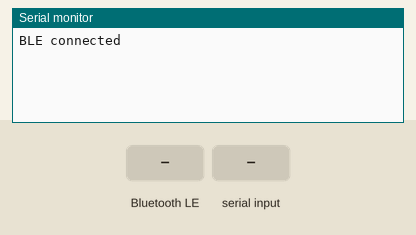
Simulated run of this sketch. Board: Arduino Nano 33 IoT. Shown: the last lines printed to the serial monitor. The test bench sets the inputs (shaded band). Nothing arrives over Bluetooth unless stated; a phone connects over Bluetooth LE 3 s after start.

Above: at 3.8 s.
3.9 s: Bluetooth LE write "CONNECTED" received
At 4.9 s:
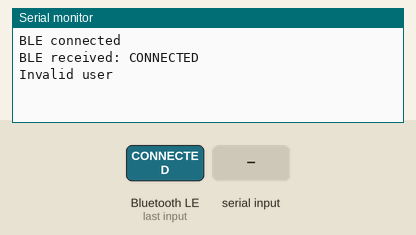
5.4 s: "CONNECTED\n" received over Serial
At 6.2 s:
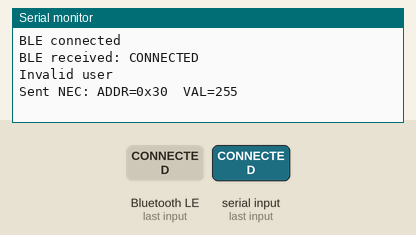
6.9 s: Bluetooth LE write "WINTER" received
At 8.1 s:
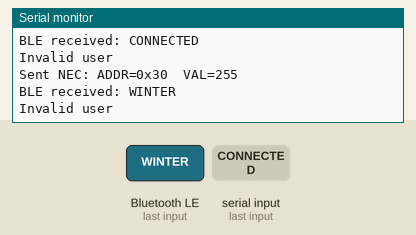
8.4 s: Bluetooth LE write "SUMMER" received
At 9.6 s:
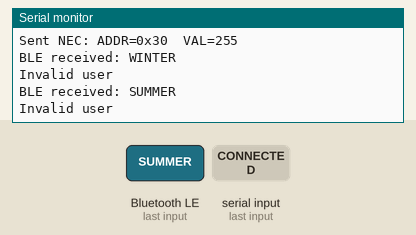
9.9 s: Bluetooth LE write "SPRING" received
At 10.8 s:
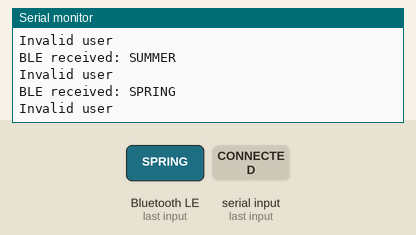
11.4 s: Bluetooth LE write "MAN" received
At 12.5 s:
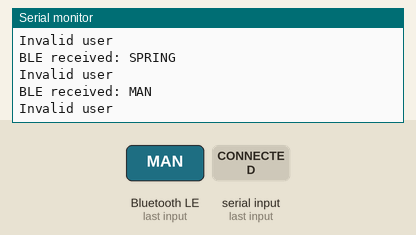

Measured:
- after the input at 3.9 s, the serial monitor: prints a new line at once (image 1)
- after the input at 5.4 s, the serial monitor: prints a new line after 0.09 s (image 2)
- after the input at 6.9 s, the serial monitor: prints a new line at once (image 3)
- after the input at 8.4 s, the serial monitor: prints a new line at once (image 4)
- after the input at 9.9 s, the serial monitor: prints a new line at once (image 5)
- after the input at 11.4 s, the serial monitor: prints a new line at once (image 6)

The sketch:

R4_Transmitter_final.ino
```cpp
#define IR_SEND_PIN 3


#include <ArduinoBLE.h>
#include <IRremote.hpp>


// NEC addresses for each component
const uint8_t ADDR_CONNECTED = 0x30;
const uint8_t ADDR_LIGHT = 0x31;
const uint8_t ADDR_RED   = 0x32;
const uint8_t ADDR_GREEN = 0x33;
const uint8_t ADDR_BLUE  = 0x34;
const uint8_t ADDR_FAN   = 0x35;


const uint8_t FAN_LEVEL_OFF   = 0;
const uint8_t FAN_LEVEL_LOW   = 160;
const uint8_t FAN_LEVEL_MEDIUM   = 200;
const uint8_t FAN_LEVEL_HIGH   = 255;

BLEService userService("19B10000-E8F2-537E-4F6C-D104768A1214");
BLEStringCharacteristic userCharacteristic("19B10001-E8F2-537E-4F6C-D104768A1214",BLERead | BLEWrite, 20);


struct Season {
  uint8_t light;
  uint8_t r;
  uint8_t g;
  uint8_t b;
  uint8_t fan;
};

struct UserProfile {
  const char* id;
  const char* name;
  Season winter;
  Season summer;
  Season spring;
};


UserProfile profiles[] = {
  { "default", "Defualt",
    {255, 100, 130, 255, FAN_LEVEL_OFF},
    {255, 255, 120, 0, FAN_LEVEL_HIGH},
    {255, 0, 255, 127, FAN_LEVEL_MEDIUM}
  },
  { "uvais", "Dr. Uvais",
    {255, 0, 128, 128, FAN_LEVEL_OFF},
    {70, 75, 0, 130, FAN_LEVEL_HIGH},
    {200, 255, 0, 255, FAN_LEVEL_MEDIUM}
  },
  { "mohamad", "Mohamad",
    {185, 127, 255, 0, FAN_LEVEL_LOW},
    {255, 227, 66, 52, FAN_LEVEL_HIGH},
    {170, 223, 115, 255, FAN_LEVEL_HIGH}
  },
  { "abdelaziz", "Abdelaziz",
    {190, 150, 255, 180, FAN_LEVEL_MEDIUM},
    {195, 255, 160, 100, FAN_LEVEL_HIGH},
    {235, 80, 200, 200, FAN_LEVEL_LOW}
  },
  { "moaz", "Moaz",
    {50, 255, 0, 0, FAN_LEVEL_LOW},
    {255, 0, 255, 0, FAN_LEVEL_HIGH},
    {160, 0, 0, 255, FAN_LEVEL_HIGH}
  },
  { "zaid", "Zaid",
    {180, 200, 255, 120, FAN_LEVEL_OFF},
    {245, 128, 0, 128, FAN_LEVEL_MEDIUM},
    {50, 150, 220, 255, FAN_LEVEL_OFF}
  }
};

int NUM_PROFILES = sizeof(profiles) / sizeof(profiles[0]);
int currentUser = 0;

// Sending an NEC packet
void sendPacket(uint8_t address, uint8_t value) {
  IrSender.sendNEC(address, value, 0); // IR transmits
  Serial.print("Sent NEC: ADDR=0x");
  Serial.print(address, HEX);
  Serial.print("  VAL=");
  Serial.println(value);
  delay(150);//500
}


//Sending 5 NEC packets for a PRESET
void sendFullSetting(Season s) {
  sendPacket(ADDR_LIGHT, s.light);
  sendPacket(ADDR_RED,   s.r);
  sendPacket(ADDR_GREEN, s.g);
  sendPacket(ADDR_BLUE,  s.b);
  sendPacket(ADDR_FAN,   s.fan);
}

//Sending 5 NEC packets for a MANUAL
void sendManualValues(uint8_t light, uint8_t r, uint8_t g, uint8_t b, uint8_t fan) {
  sendPacket(ADDR_LIGHT, light);
  sendPacket(ADDR_RED,   r);
  sendPacket(ADDR_GREEN, g);
  sendPacket(ADDR_BLUE,  b);
  sendPacket(ADDR_FAN,   fan);
}


//function is used for bluetooth connection, returns true when selected user is valid
bool setUser(String id) {
  id.trim();
  for (int i = 0; i < NUM_PROFILES; i++) {
    if (id.equals(profiles[i].id)) {
      currentUser = i;
      return true;
    }
  }
  return false;
}


void setup() {
  Serial.begin(9600);

  // IR setuo
  IrSender.begin();

  // BLE setup
  BLE.begin();


  BLE.setDeviceName("PresenceRoomR4");
  userService.addCharacteristic(userCharacteristic);

  BLE.addService(userService);
  BLE.advertise();

}


void loop() {

  BLEDevice central = BLE.central();

  if (central) {
    Serial.println("BLE connected");

    while (central.connected()) {

      if (userCharacteristic.written()) {
        String id = userCharacteristic.value();
        id.trim();

        Serial.print("BLE received: ");
        Serial.println(id);

        // User selection
        if (setUser(id)) {
          Serial.print("Active user: ");
          Serial.println(profiles[currentUser].name);
          continue;
        }

        Serial.println("Invalid user");
        central.disconnect();
        continue;

      }

      //MATLAB SERIAL
      if (Serial.available()) {
        String cmd = Serial.readStringUntil('\n');
        cmd.trim();

        if (cmd == "CONNECTED")
          sendPacket(ADDR_CONNECTED,255);
        else if (cmd == "WINTER")
          sendFullSetting(profiles[currentUser].winter);
        else if (cmd == "SUMMER")
          sendFullSetting(profiles[currentUser].summer);
        else if (cmd == "SPRING")
          sendFullSetting(profiles[currentUser].spring);
        else if (cmd.startsWith("MAN")) {

          int light_i, r_i, g_i, b_i, fan_i;
          sscanf(cmd.c_str(), "MAN %d %d %d %d %d",&light_i, &r_i, &g_i, &b_i, &fan_i);

          uint8_t light = (uint8_t)light_i;
          uint8_t r     = (uint8_t)r_i;
          uint8_t g     = (uint8_t)g_i;
          uint8_t b     = (uint8_t)b_i;
          uint8_t fan   = (uint8_t)fan_i;

          sendManualValues(light, r, g, b, fan);
}

      }

      delay(20);
    }

    Serial.println("BLE disconnected");
  }
}
```
